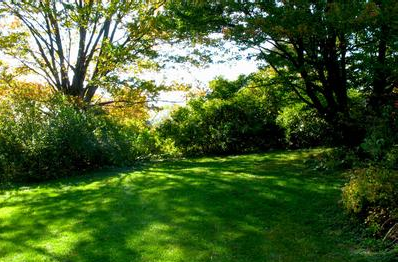
#> input picture pictureClassify/ptest22.png, 398 x 262 px, given in place of p1-1.png, which was not available
$ python cosinPic.py   (Python 2 division)
#> lines starting #> are read from the running program, lines starting #| are printed output that depends on the picture; pictures that were not available may be replaced by others from this repository, and a replacement may not be noted
# -*- coding: utf-8 -*-
"""
Created on Fri Mar 23 10:34:09 2018

@author: wangange
"""
"""
@code: 1051739153@qq.com
"""

import numpy as np
import cv2

print("处理中...")
w_fg = 20
h_fg = 15
picflag = 3
def readpic(fn):
    #返回图像特征码
#> called with fn = 'p1-1.png'
    fnimg = cv2.imread(fn)
#> fnimg is the input picture: shape (262, 398, 3); mean B, G, R 45, 95.6, 70.1
    img = cv2.resize(fnimg, (800,600))
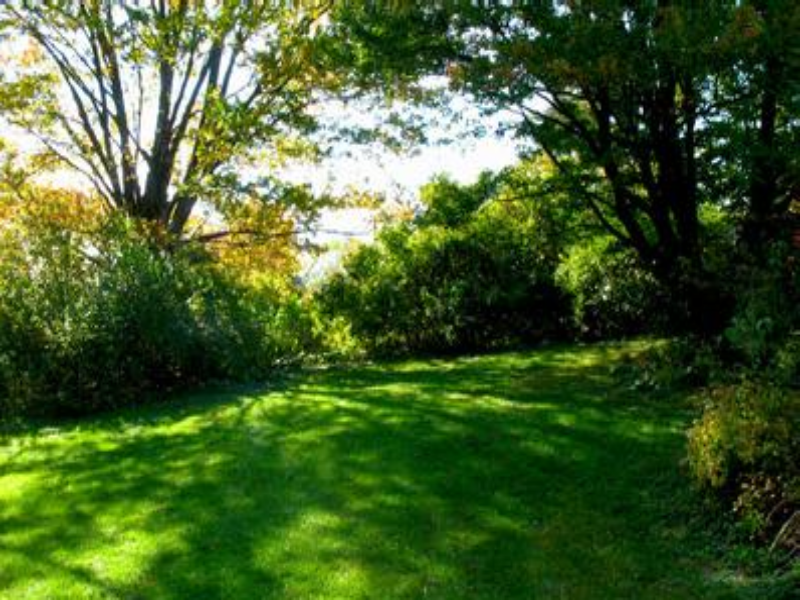
#> img: shape (600, 800, 3); mean B, G, R 44.9, 95.4, 70
    w = img.shape[1]
#> w = 800
    h = img.shape[0]
#> h = 600
    w_interval = w/w_fg
#> w_interval = 40
    h_interval = h/h_fg
#> h_interval = 40
    alltz = []
    alltz.append([])
    alltz.append([])
    alltz.append([])
    for now_h in range(0, h, h_interval):
        for now_w in range(0, w, w_interval):
            b = img[now_h:now_h+h_interval, now_w:now_w+w_interval, 0]
            g = img[now_h:now_h+h_interval, now_w:now_w+w_interval, 1]
            r = img[now_h:now_h+h_interval, now_w:now_w+w_interval, 2]
            btz = np.mean(b)
            gtz = np.mean(g)
            rtz = np.mean(r)
            alltz[0].append(btz)
            alltz[1].append(gtz)
            alltz[2].append(rtz)
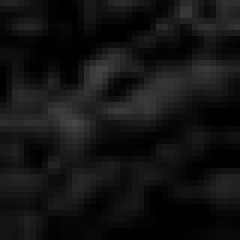
#> b: shape (40, 40) (shown 6 times larger); min 0, max 70, mean 18.6
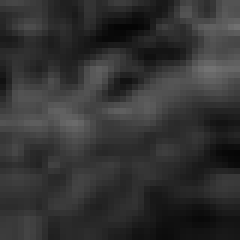
#> g: shape (40, 40) (shown 6 times larger); min 5, max 114, mean 50.5
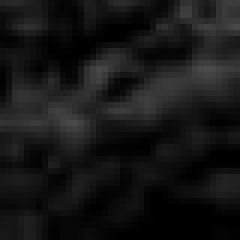
#> r: shape (40, 40) (shown 6 times larger); min 0, max 75, mean 21.8
    return alltz

def get_cossimi(x, y):
    myx = np.array(x)
    myy = np.array(y)
    cos1 = np.sum(myx*myy)
    cos21 = np.sqrt(sum(myx*myx))
    cos22 = np.sqrt(sum(myy*myy))
    return cos1/float(cos21*cos22)

#x和d样本初始化
train_x=[]
d=[]

#读取图像，提取每类图像的特征
for ii in range(1, picflag+1):
    smp_x=[]
    b_tz = np.array([0,0,0])
    g_tz = np.array([0,0,0])
    r_tz = np.array([0,0,0])
    mytz = np.zeros((3, w_fg*h_fg))
    for jj in range(1, 3):
        fn = 'p' + str(ii) + '-' + str(jj) + '.png'
        tmptz = readpic(fn)
        mytz+=np.array(tmptz)
    mytz/=3
    train_x.append(mytz[0].tolist() + mytz[1].tolist() + mytz[2].tolist())
#> pass 2 of the loop `for ii in range(1, picflag+1):`:
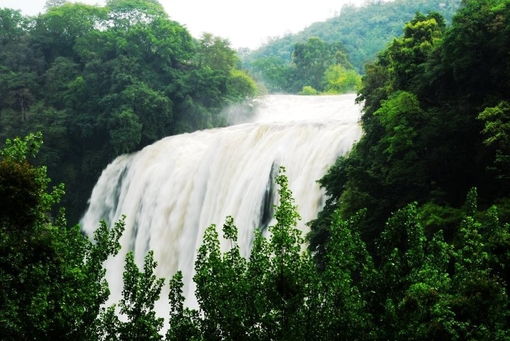
#> input picture pictureClassify/ptest31.png, 510 x 341 px, given in place of p2-1.png, which was not available
#> in readpic, fnimg is the input picture: shape (341, 510, 3); mean B, G, R 84.2, 100.3, 83.5
#> in readpic (call 3), `img = cv2.resize(fnimg, (800,600))`:
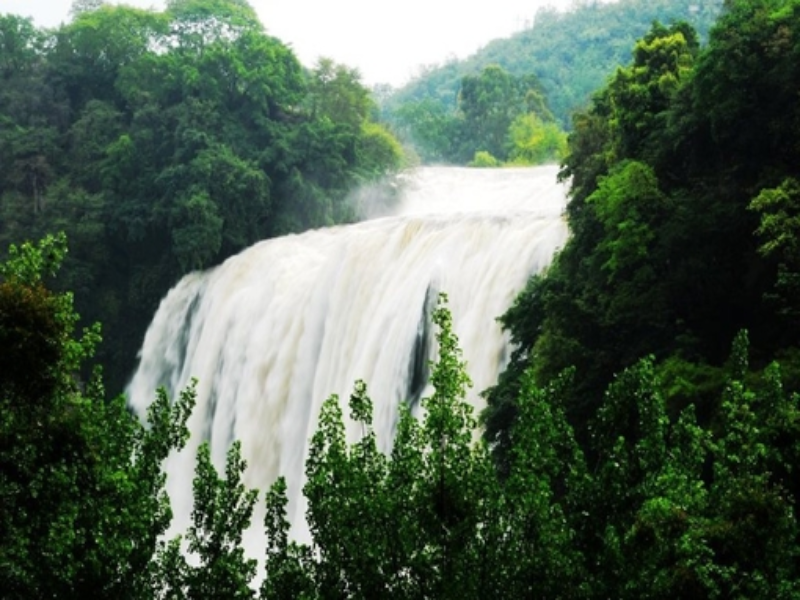
#> img: shape (600, 800, 3); mean B, G, R 84, 100.2, 83.3
#> after the loop in readpic (call 3), `for now_h in range(0, h, h_interval):`:
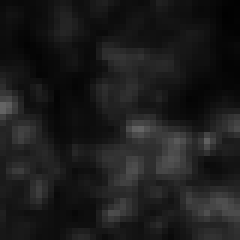
#> g: shape (40, 40) (shown 6 times larger); min 1, max 100, mean 27.6
#> (the run stopped early here; a loop or call above may not have finished)
